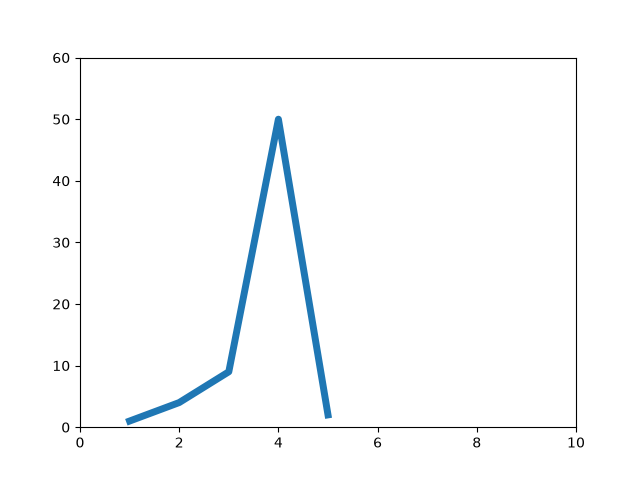

Source code (Python):
import matplotlib.pyplot as plt
import numpy as np
plt.plot([1, 2, 3, 4, 5], [1, 4, 9, 50, 2], '-', linewidth = 5.0)
plt.axis([0, 10, 0, 60])
plt.show()
